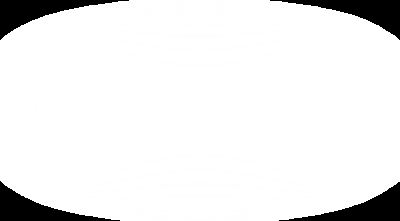
#> input picture example/surface/img/0.png, 400 x 221 px
$ python main2.py
#> lines starting #> are read from the running program, lines starting #| are printed output that depends on the picture
#!/usr/bin/env python3

import cv2 as cv
import math
import numpy as np

ALPHA = 3

d = cv.imread('img/0.png', cv.IMREAD_UNCHANGED)
#> d is the input picture: shape (221, 400, 4); mean B, G, R, A 235.2, 235.2, 235.2, 124

alpha = d[:, :, ALPHA]
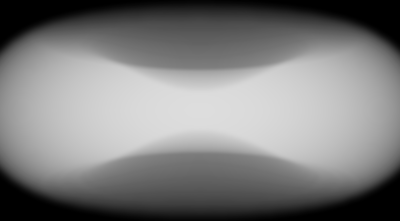
#> alpha: shape (221, 400); min 0, max 221, mean 124

f1 = 3
f0 = math.exp(-f1) + 1

def f(x):
    return 1/(1 + math.exp(-f1*x))

def g(x):
    return f(x) - f(0)

def h(x):
    return g(x)/g(1)

def sigmoid(x):
    return h(2*x - 1)

def transform(e):
    e = (e - lo + 0.0)/(hi - lo)
    e *= 255
    e = int(e)
    if e < 0:
       e = 0
    elif e > 255:
       e = 255
    return e

def shift(e):
    e += delta
    if e < 0:
       e = 0
    elif e > 255:
       e = 255
    return e

shift = np.vectorize(shift)
transform = np.vectorize(transform)

lo = np.min(alpha); hi = np.max(alpha)
#> after `lo = np.min(alpha)`: lo = 0
#> after `hi = np.max(alpha)`: hi = 221
alpha = transform(alpha)
#> in transform, `e = (e - lo + 0.0)/(hi - lo)`: e = 0
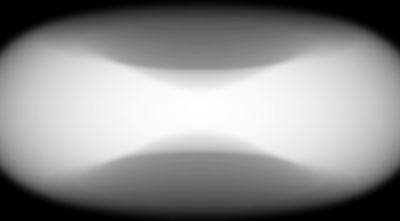
#> alpha: shape (221, 400) int64; min 0, max 255, mean 142.7

delta = 20
alpha = shift(alpha)

lo = np.min(alpha); hi = np.max(alpha)
#> after `lo = np.min(alpha)`: lo = 20
#> after `hi = np.max(alpha)`: hi = 255
alpha = transform(alpha)

delta = -160
alpha = shift(alpha)
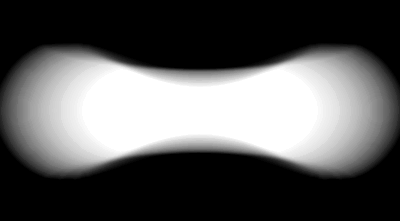
#> alpha: shape (221, 400) int64; min 0, max 95, mean 33.4; drawn with min black and max white

lo = np.min(alpha); hi = np.max(alpha)
#> after `lo = np.min(alpha)`: lo = 0
#> after `hi = np.max(alpha)`: hi = 95
alpha = transform(alpha)

lo = 0; hi = np.max(alpha)
#> after `hi = np.max(alpha)`: hi = 255
alpha = transform(alpha)

d[:, :, ALPHA] = alpha

cv.imwrite("o.png", d)

$ run again, with example/surface/img/1.png copied over example/surface/img/0.png
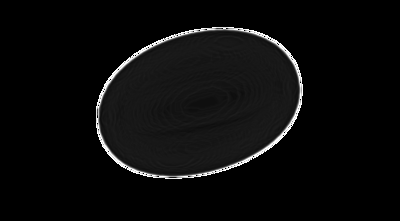
#> input picture example/surface/img/1.png, 400 x 221 px
#> d is the input picture: shape (221, 400, 4); mean B, G, R, A 10.9, 10.9, 10.9, 20.6
#> `lo = np.min(alpha)`: lo = 0
#> `hi = np.max(alpha)`: hi = 190
#> e = 0
#> `lo = np.min(alpha)`: lo = 20
#> `hi = np.max(alpha)`: hi = 255
#> `alpha = shift(alpha)`:
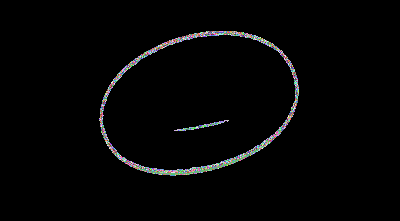
#> alpha: shape (221, 400) int64; 66 distinct labels, from 0 to 95; one colour per label, 0 black
#> `lo = np.min(alpha)`: lo = 0
#> `hi = np.max(alpha)`: hi = 95
#> `alpha = transform(alpha)`:
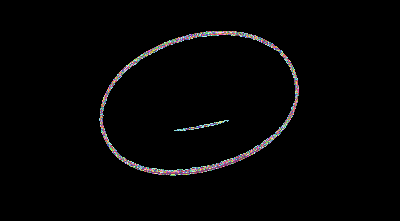
#> alpha: shape (221, 400) int64; 66 distinct labels, from 0 to 255; one colour per label, 0 black
#> `hi = np.max(alpha)`: hi = 255
